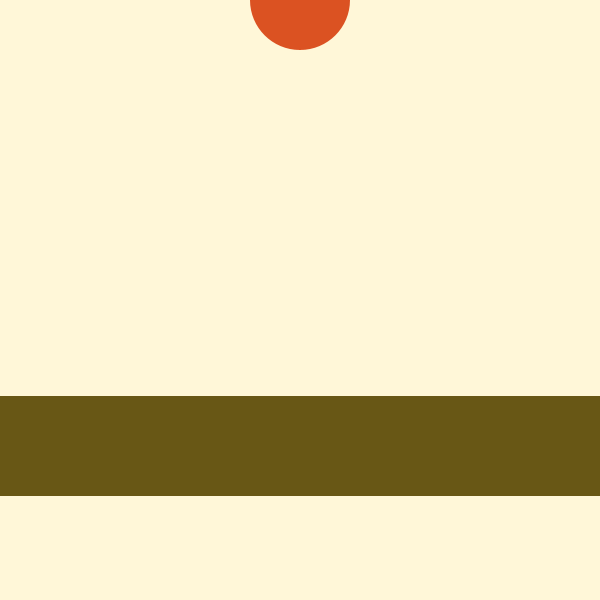
Frame 1 (no input)
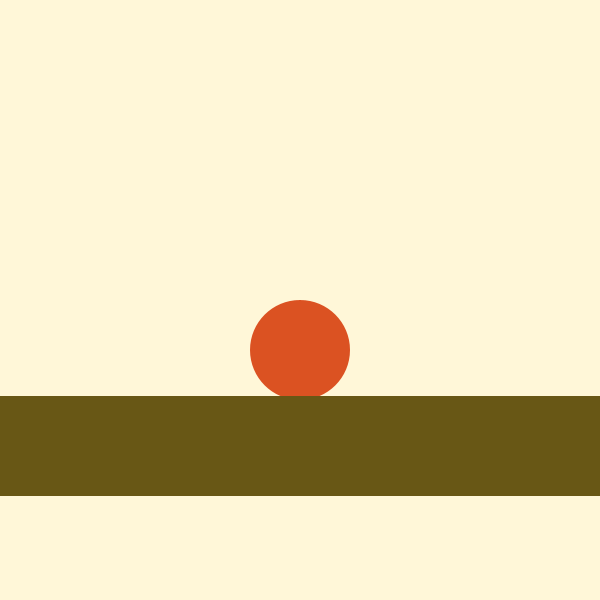
Frame 60 (the mouse pressed at the canvas centre just before this capture)
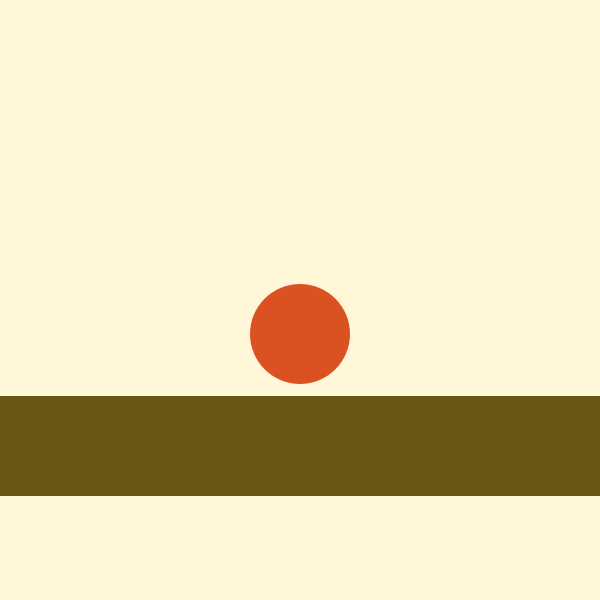
Frame 120 (the mouse held since frame 60 and released just before this capture)

The Processing sketch that drew these frames (run headless with seeded random() and noise(); from frame 60 on, the mouse is pressed at the canvas centre):

// Processing sketch: processing_104911
// ── processing_104911.pde


int xPos;
int yPos;

void setup() {
  size(600, 600);
  noStroke();
  xPos = width/2;
  yPos = 0;

}

void draw() {
  background(255,247,216);

fill(219,82,34);
smooth();
ellipse(xPos,yPos,100,100);
 
if (yPos > height/2){
yPos-=2;
} else if (yPos < height){
yPos+=50;
}

fill(104,87,21);
rect(0,height/2+96,600,100);
  
}
